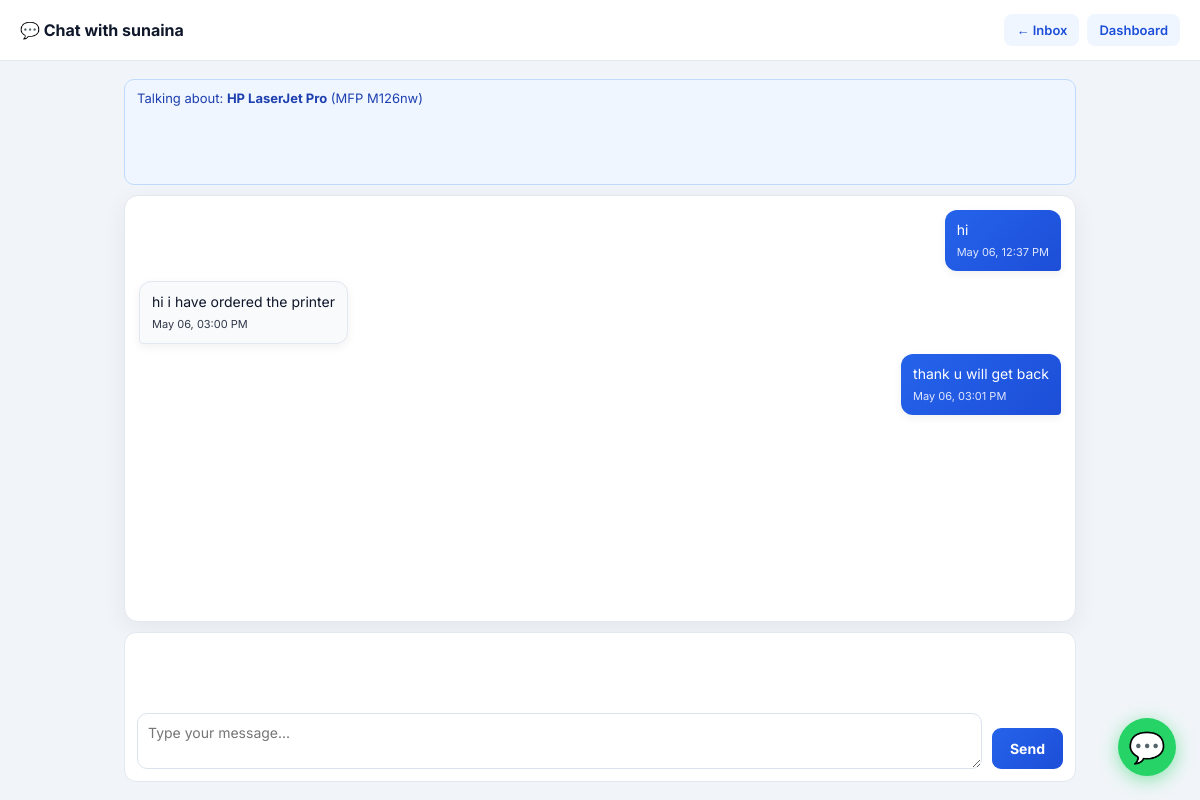
Page /chat/6/?printer=2 (signed in) on the earlier database version.
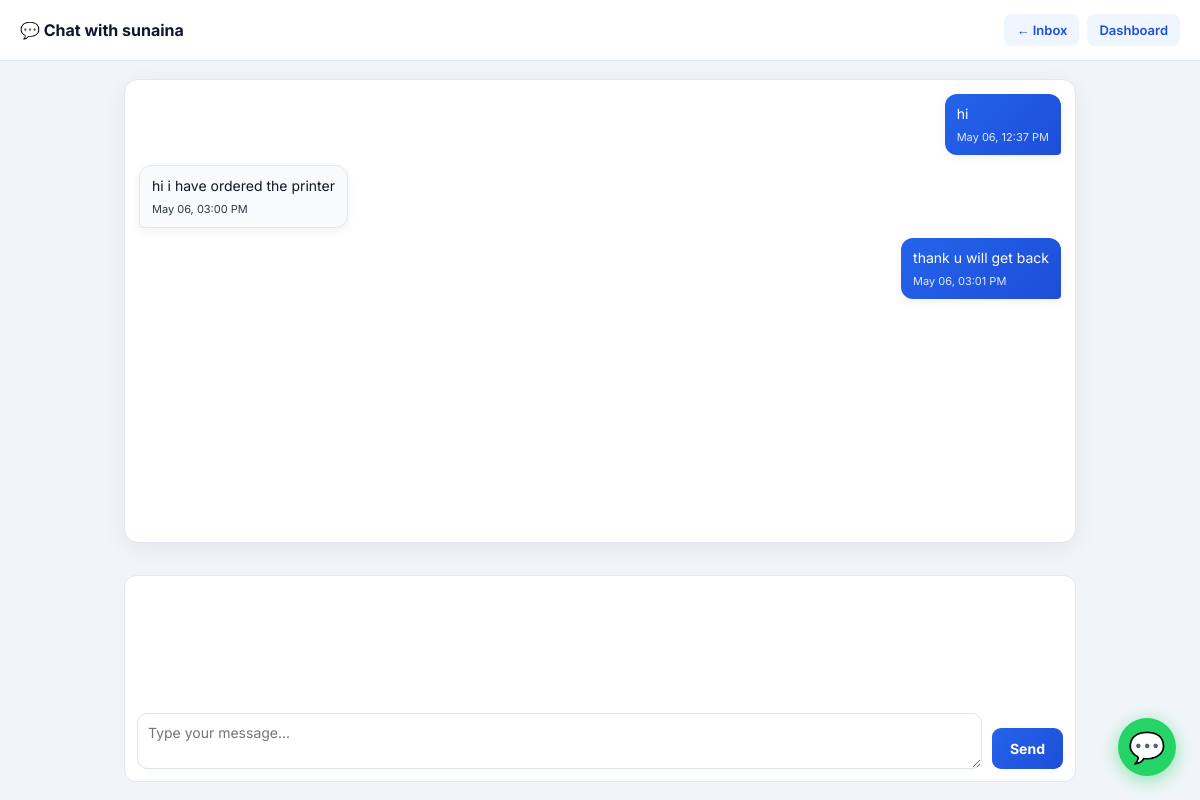
Same page on the later database version.
### core/models.py (models this page shows, shortened)
class Printer(models.Model):
    seller = models.ForeignKey(User, on_delete=models.CASCADE)
    name = models.CharField(max_length=100)
    model = models.CharField(max_length=100)
    type = models.CharField(
        max_length=10,
        choices=[('sale', 'Sale'), ('rent', 'Rent')]
    )
    price = models.DecimalField(max_digits=10, decimal_places=2)
    image = models.ImageField(upload_to='printers/')
    payment_qr = models.ImageField(upload_to='payment_qr/', blank=True, null=True)

### core/views.py (the view, shortened to what this page needs)
# urls.py: path('chat/<int:user_id>/', views.chat_room, name='chat_room'),
@login_required(login_url='/login/')
def chat_room(request, user_id):
    other_user = get_object_or_404(User, id=user_id)
    if other_user.id == request.user.id:
        return redirect('inbox')
    current_role = _user_type(request.user)
    other_role = _user_type(other_user)
    if current_role == other_role or not current_role or not other_role:
        messages.warning(request, 'You are not authorized to start this chat.')
        return redirect('inbox')
    selected_printer = None
    printer_id = request.GET.get('printer', '').strip() or request.POST.get('printer_id', '').strip()
    if printer_id and current_role == 'buyer':
        selected_printer = Printer.objects.filter(id=printer_id, seller=other_user).first()
    chat_messages = ChatMessage.objects.filter(
        Q(sender=request.user, receiver=other_user) |
        Q(sender=other_user, receiver=request.user)
    ).select_related('sender', 'receiver', 'printer')
    ChatMessage.objects.filter(
        sender=other_user,
        receiver=request.user,
        is_read=False,
    ).update(is_read=True)
    if not selected_printer:
        last_reference = chat_messages.filter(printer__isnull=False).last()
        if last_reference:
            selected_printer = last_reference.printer
    context = {
        'other_user': other_user,
        'chat_messages': chat_messages,
        'selected_printer': selected_printer,
    }
    return render(request, 'chat_room.html', context)

### core/views.py (called while the page is built)
def _user_type(user):
    try:
        return user.profile.user_type
    except Profile.DoesNotExist:
        return ''

### core/templates/chat_room.html (shortened to what this page needs)
<!DOCTYPE html>
<html>
<head>
</head>
<body>
  <div class="topbar">
    <div class="peer">💬 Chat with {{ other_user.username }}</div>
    <div class="actions">
      <a class="btn btn-light" href="/inbox/">← Inbox</a>
      {% if user.profile.user_type == 'seller' %}
        <a class="btn btn-light" href="/seller/">Dashboard</a>
      {% else %}
        <a class="btn btn-light" href="/dashboard/">Dashboard</a>
      {% endif %}
    </div>
  </div>
  <div class="chat-wrap">
    {% if selected_printer %}
      <div class="context">
        Talking about: <strong>{{ selected_printer.name }}</strong> ({{ selected_printer.model }})
      </div>
    {% endif %}
    <div class="thread" id="thread">
      {% if chat_messages %}
        {% for msg in chat_messages %}
          <div class="bubble {% if msg.sender_id == request.user.id %}mine{% else %}theirs{% endif %}">
            <div>{{ msg.body }}</div>
            <div class="meta">{{ msg.created_at|date:'M d, h:i A' }}</div>
          </div>
        {% endfor %}
      {% else %}
        <div class="empty">No messages yet. Start the conversation.</div>
      {% endif %}
    </div>
    <form method="POST" class="composer">
      <textarea name="body" placeholder="Type your message..." required></textarea>
      <button type="submit" class="send-btn">Send</button>
    </form>
  </div>
  <a href="https://wa.me/919182829546" target="_blank" title="Chat on WhatsApp" style="position:fixed;bottom:24px;right:24px;z-index:9999;display:flex;align-items:center;justify-content:center;width:58px;height:58px;background:#25d366;border-radius:50%;box-shadow:0 4px 18px rgba(37,211,102,0.5);text-decoration:none;font-size:30px;transition:transform 0.2s,box-shadow 0.2s;" onmouseover="this.style.transform='scale(1.13)';this.style.boxShadow='0 6px 24px rgba(37,211,102,0.65)'" onmouseout="this.style.transform='scale(1)';this.style.boxShadow='0 4px 18px rgba(37,211,102,0.5)'">💬</a>
</body>
</html>

Differences in the rows shown:
removed Printer: name "HP LaserJet Pro", model "MFP M126nw"
Other differences:
text no longer shown: "Talking about: ( )"
